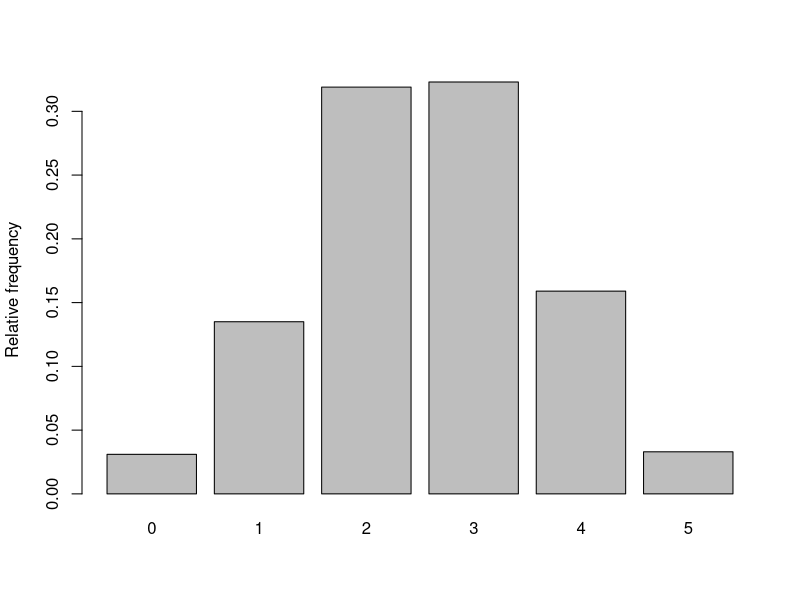
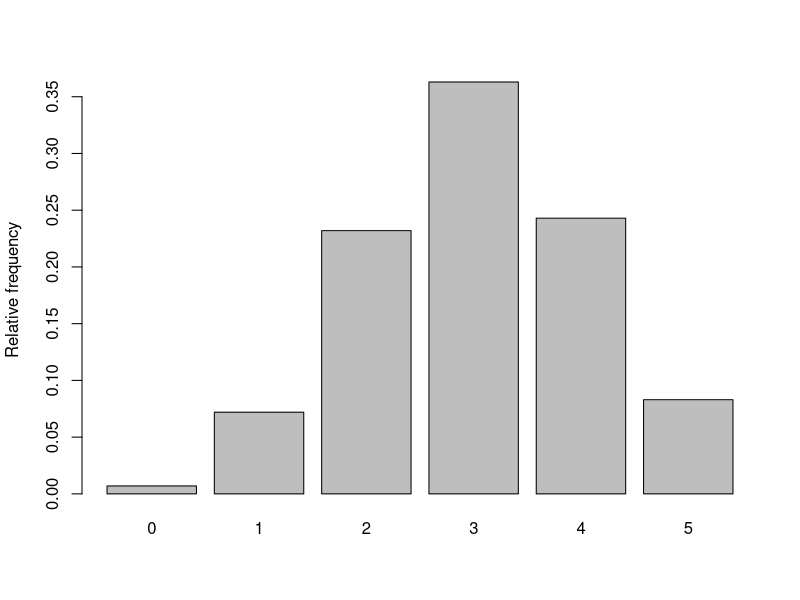
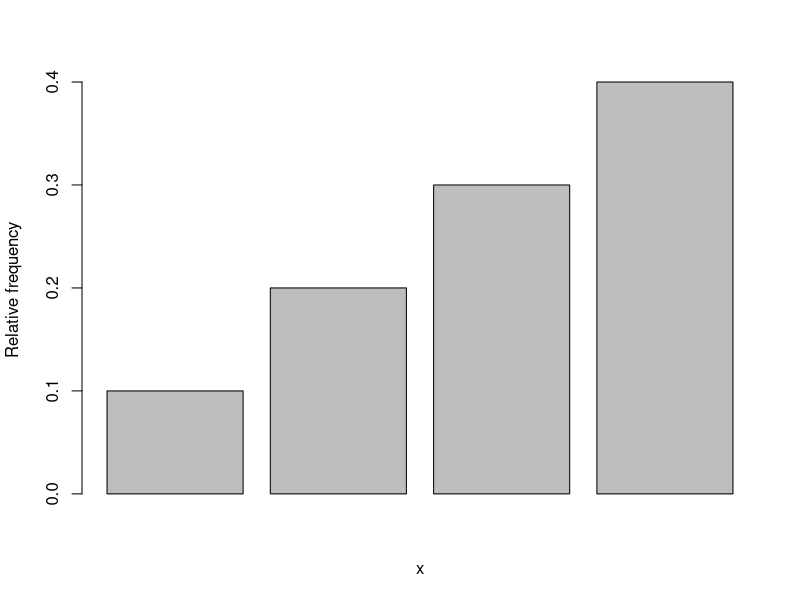
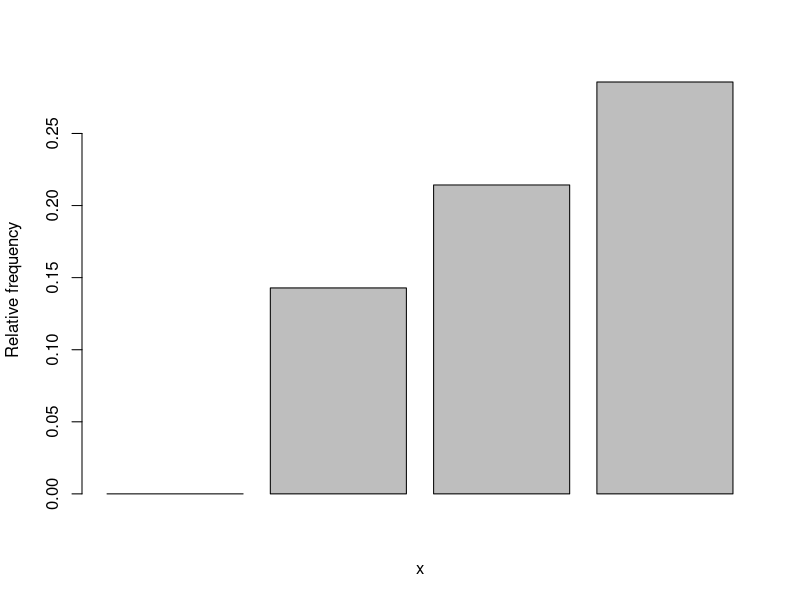

Generate these figures, in order, with R: (Note: this script raises an error after producing the figures.)
## ---- chunk 1
library(ggplot2)    # Library for plotting
## ---- chunk 2
# Simulate the number of heads in k throws of a dice repeated Nsim times
# We let 0 correspond to tail and 1 correspond to head,
# The sample()-command below randomly draw a 0 or 1 with 
# equal probability k times, and then sum() will summarize the number of heads
simheads <- function(Nsim,k){
  nheads <- vector(length=Nsim) # Define a vector to store the number of heads 
  for(i in 1:Nsim)              # Generate the number of heads Nsim times
    nheads[i] <- sum(sample(0:1,size=k,replace=TRUE))  # See explanation above
  return(nheads)                # Return the resulting vector
}
## ---- chunk 3
# Summarize the results by histograms and numbers
# Repeat the lines below many times for different numbers of Nsim and k
# What happens when Nsim gets large?
k <- 5
Nsim <- 1000
nheadsim <- simheads(Nsim=Nsim,k=k)
relfreq <- table(nheadsim)/Nsim # Calculate relative frequency for each outcome
relfreq
barplot(relfreq,ylab="Relative frequency")
## ---- chunk 4
x <- dbinom(3, size=5, prob=0.5)
print(x)
## ---- chunk 5
# Same function as above but with a biased coin. b is bias variable
simbias <- function(Nsim,k,b){
  nheads <- vector(length=Nsim) # Define a vector to store the number of heads
  for(i in 1:Nsim)              # Generate the number of heads Nsim times
    nheads[i] <- sum(sample(0:1,size=k,replace=TRUE, prob=c(1-b, b)))
  return(nheads)                # Return the resulting vector
}
## ---- chunk 6
# Summarize the results by histograms and numbers
# Repeat the lines below many times for different numbers of Nsim and k
# What happens when Nsim gets large?
k <- 5
Nsim <- 1000
b <- 0.6
nheadsim <- simbias(Nsim=Nsim,k=k,b=b)
relfreq <- table(nheadsim)/Nsim # Calculate relative frequency for each outcome
relfreq
barplot(relfreq,ylab="Relative frequency")
## ---- chunk 7
# Define f1(x)
# The function takes in a vecor and checks if it is valid
# function calculates pmf
f1 <- function(x) {
  ifelse(x %in% c(1, 2, 3, 4),
         x/10,
         0)
}

barplot(f1(1:4),ylab="Relative frequency", xlab="x")
## ---- chunk 8
sum(f1(-100:100))
## ---- chunk 9
# Define f2(x)
# The function takes in a vector and checks if it is valid
# function calculates pmf
f2 <- function(x) {
  ifelse(x %in% c(1, 2, 3, 4),
         (1/14)*(x + 1),
         0)
}

barplot(f2(0:3),ylab="Relative frequency", xlab="x")
## ---- chunk 10
sum(f2(-100:100))
## ---- chunk 11
expected <- function(func, vec)
  return(sum(vec * func(vec)))
## ---- chunk 12
expected(f1, c(1,2,3,4))
expected(f2, c(1,2,3,4))
## ---- chunk 13
gexpected <- function(func, vec, gvec)
  return(sum(gvec * func(vec)))
## ---- chunk 14
gexpected(f1, c(1,2,3,4), c(1,2,3,4)^3)
gexpected(f2, c(1,2,3,4), c(1,2,3,4)^3)
## ---- chunk 15
f3 <- function(x) {
  if (x >= 0 && x <= 1) {
    return(4*x*(1 - x^2))
  } else {
    return(0)
  } 
}


integrate(Vectorize(f3),
         lower=-Inf,
         upper=0.5)$value
## ---- chunk 16
integrate(Vectorize(function(x) x * f3(x)),
          lower = -Inf,
          upper = Inf)$value
## ---- chunk 17
integrate(Vectorize(function(x) x^2 * f3(x)),
          lower = -Inf,
          upper = Inf)$value
## ---- chunk 18
sqrt(integrate(Vectorize(function(x) x^2 * f3(x)),
          lower = -Inf,
          upper = Inf)$value)
## ---- chunk 19
integrate(Vectorize(f3),
         lower=-Inf,
         upper=0.7)$value
## ---- chunk 20
1 - integrate(Vectorize(f3),
              lower=-Inf,
              upper=0.7)$value
## ---- chunk 21
x <- seq(0, 1, 0.01)
plot(x, f3(x), type="l", col= "blue")
## ---- chunk 22
F3 <- function(x) {
  return(-4*((x^4 / 4)-(x^2 / 2)))
}

x <- seq(0, 1, 0.01)
plot(x, F3(x), type="l", col= "blue")
## ---- chunk 23
f4 <- function(x) {
  return(3/4 * (1 - x^2))
}

integrate(f4,
          lower = -1,
          upper = 1)$value
## ---- chunk 24
x <- seq(-1, 1, 0.01)
plot(x, f4(x), type="l", col= "blue")
## ---- chunk 25
integrate(f4,
          lower = -1,
          upper = 0.5)$value
## ---- chunk 26
# Function for linear combination of random variable
expectedLinearComb <- function(g, f, lower, upper, a, b) {
  return (a*integrate(Vectorize(function(x) g(x) * f(x)),
          lower = lower,
          upper = upper)$value + b)
}

g <- function(x) x^2
expectedLinearComb(g, f4, -1, 1, 1, 1)
## ---- chunk 27
xi = c(13.89, 13.39, 12.20, 14.35, 14.10, 13.39, 13.96, 14.15, 13.69, 12.57)
yi = c(13.99, 13.39, 12.65, 14.25, 13.99, 13.09, 13.66, 14.25, 13.36, 12.57)

df <- data.frame("X" = xi, "Y" = yi)

ggplot(df, aes(x=X, y=Y)) + 
geom_point(shape=18, color="red")+
geom_smooth(method=lm,  linetype="dashed",
           color="blue", fill="blue")
## ---- chunk 28
cor(xi, yi)
## ---- chunk 29
# Calculate P(X >= 3)
px = pbinom(3, size=10, prob=0.2, lower.tail = FALSE)
print(px)
## ---- chunk 30
# Calculate E(X)
f5 = function(x) dbinom(x, size=10, prob=0.2)
mu = sum(0:10*f5(0:10))
mu
## ---- chunk 31
# Calculate Var(X)
sum((0:10)**2 * f5(0:10)) - mu**2
## ---- chunk 32
# Calculate P(X < 175cm)
pnorm(175, mean = 180, sd = 6.5, lower.tail = TRUE, log.p = FALSE)
## ---- chunk 33
# Calculate P(X > 190cm)
pnorm(190, mean = 180, sd = 6.5, lower.tail = FALSE, log.p = FALSE)
## ---- chunk 34
# Calculate P(170cm < X < 180cm)
pnorm(180, mean = 180, sd = 6.5, lower.tail = TRUE, log.p = FALSE) -
pnorm(170, mean = 180, sd = 6.5, lower.tail = TRUE, log.p = FALSE)
## ---- chunk 35
qnorm(0.99, mean = 180, sd = 6.5, lower.tail = TRUE, log.p = FALSE)
